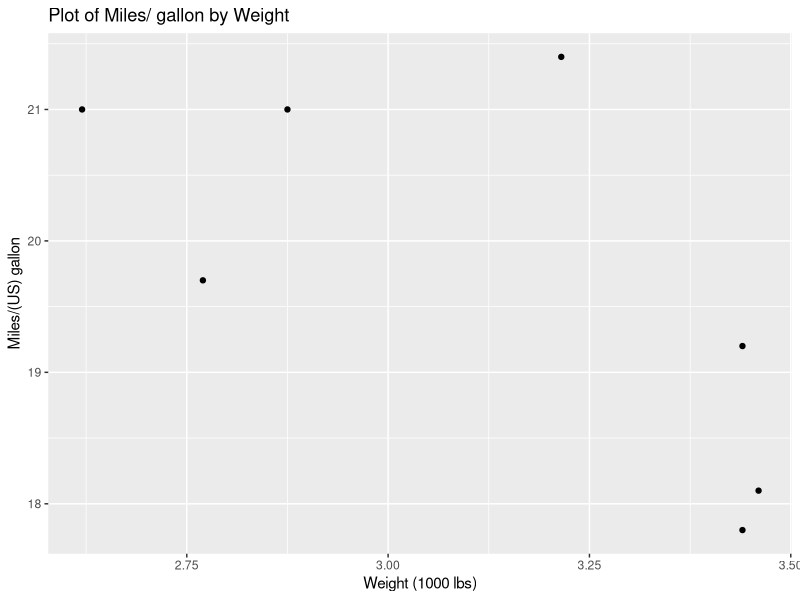

Recreate this plot in R.
## ---- chunk 1
knitr::opts_chunk$set(echo = FALSE,message = FALSE)
## ---- chunk 2
data(mtcars)
summary(mtcars)
## ---- chunk 3
library(ggplot2)
newdata <- subset(mtcars, cyl == 6)
newdata <- subset(newdata,hp >= 70 & hp <= 200)
ggplot(newdata, aes(x=wt, y=mpg)) + geom_point() + ggtitle("Plot of Miles/ gallon by Weight") +xlab("Weight (1000 lbs)") + ylab("Miles/(US) gallon")
